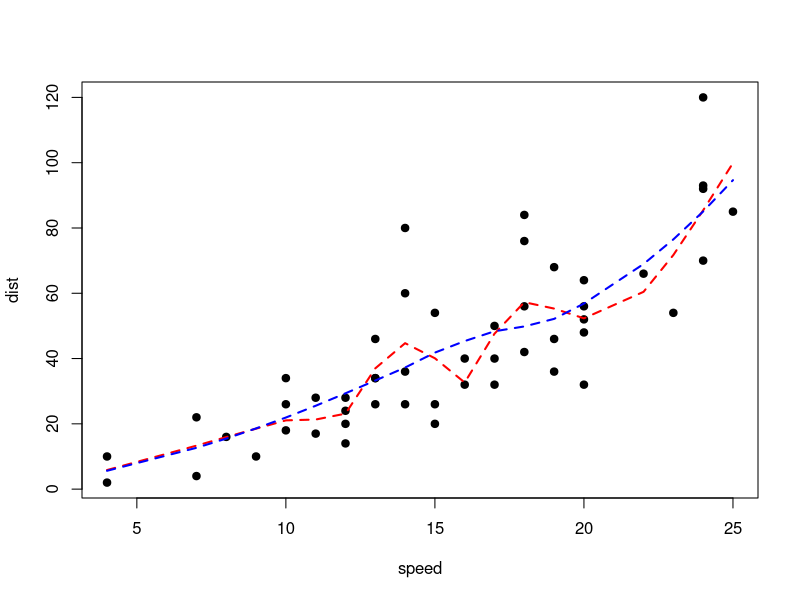

Write the R code that produced this figure.

data(cars)
plot(cars,pch=19)
model1=loess(dist~speed,data=cars,span=0.4)
lines(cars$speed,model1$fit,col='red',lty=2,lwd=2)
model2=loess(dist~speed,data=cars,span=0.8)
lines(cars$speed,model2$fit,col='blue',lty=2,lwd=2)
